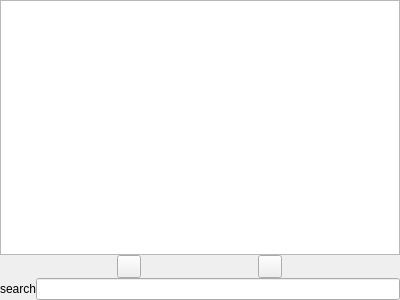
<?xml version="1.0" encoding="UTF-8"?>
<ui version="4.0">
 <class>CollectionListWidget</class>
 <widget class="QWidget" name="CollectionListWidget">
  <property name="geometry">
   <rect>
    <x>0</x>
    <y>0</y>
    <width>400</width>
    <height>300</height>
   </rect>
  </property>
  <property name="windowTitle">
   <string>Form</string>
  </property>
  <layout class="QVBoxLayout" name="verticalLayout">
   <property name="spacing">
    <number>0</number>
   </property>
   <property name="leftMargin">
    <number>0</number>
   </property>
   <property name="topMargin">
    <number>0</number>
   </property>
   <property name="rightMargin">
    <number>0</number>
   </property>
   <property name="bottomMargin">
    <number>0</number>
   </property>
   <item>
    <widget class="QListWidget" name="collectionList">
     <property name="sizePolicy">
      <sizepolicy hsizetype="Expanding" vsizetype="Expanding">
       <horstretch>0</horstretch>
       <verstretch>0</verstretch>
      </sizepolicy>
     </property>
     <property name="autoFillBackground">
      <bool>false</bool>
     </property>
    </widget>
   </item>
   <item>
    <layout class="QHBoxLayout" name="collectionToolBar">
     <item>
      <widget class="QToolButton" name="collectionAddButton">
       <property name="text">
        <string/>
       </property>
       <property name="icon">
        <iconset resource="resources.qrc">
         <normaloff>:/icons/resources/icons/white/add.png</normaloff>:/icons/resources/icons/white/add.png</iconset>
       </property>
      </widget>
     </item>
     <item>
      <widget class="QToolButton" name="collectionDeleteButton">
       <property name="text">
        <string/>
       </property>
       <property name="icon">
        <iconset resource="resources.qrc">
         <normaloff>:/icons/resources/icons/white/delete.png</normaloff>:/icons/resources/icons/white/delete.png</iconset>
       </property>
      </widget>
     </item>
    </layout>
   </item>
   <item>
    <layout class="QHBoxLayout" name="collectionSearchHorizontalLayout">
     <property name="spacing">
      <number>0</number>
     </property>
     <item>
      <widget class="QLabel" name="collectionSearchLabel">
       <property name="text">
        <string>search</string>
       </property>
       <property name="margin">
        <number>5</number>
       </property>
      </widget>
     </item>
     <item>
      <widget class="QLineEdit" name="collectionSearch">
       <property name="sizePolicy">
        <sizepolicy hsizetype="Expanding" vsizetype="Fixed">
         <horstretch>0</horstretch>
         <verstretch>0</verstretch>
        </sizepolicy>
       </property>
      </widget>
     </item>
    </layout>
   </item>
  </layout>
 </widget>
 <resources>
  <include location="resources.qrc"/>
 </resources>
 <connections/>
</ui>
